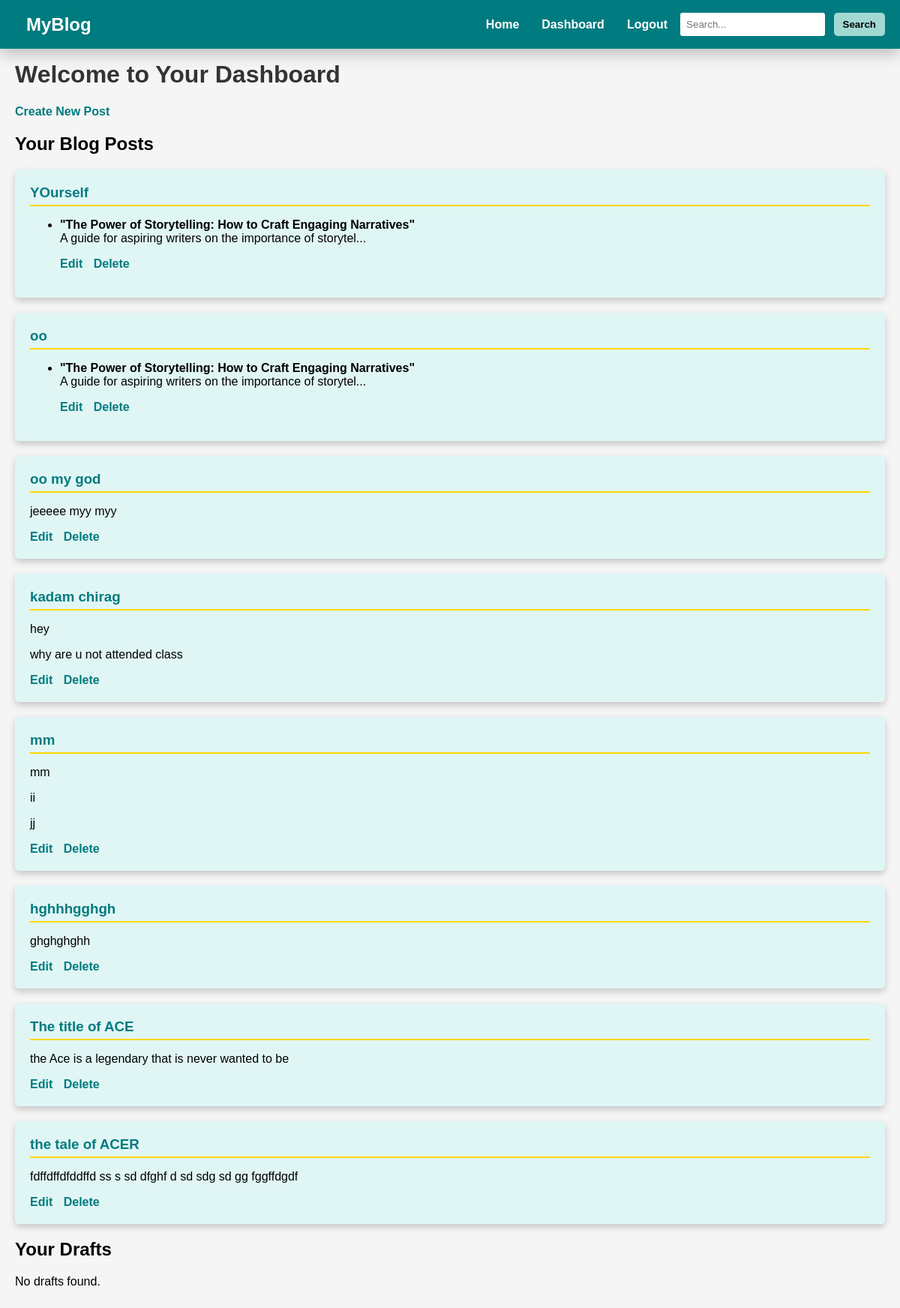
The page /dashboard.php (signed in) on the database its author committed.
### tables this page shows
CREATE TABLE `posts` (
  `id` int(11) NOT NULL,
  `user_id` int(11) NOT NULL,
  `title` varchar(255) NOT NULL,
  `content` text NOT NULL,
  `tags` varchar(255) NOT NULL,
  `created_at` datetime DEFAULT current_timestamp()
);

### dashboard.php (the view, shortened to what this page needs)
<?php
include('header.php');
include('config.php');
$user_id = $_SESSION['user_id'];
$stmt = $conn->prepare("
    SELECT * FROM posts
    WHERE user_id = :user_id
    AND id NOT IN (SELECT post_id FROM drafts WHERE user_id = :user_id)
");
$stmt->execute([':user_id' => $user_id]);
$posts = $stmt->fetchAll(PDO::FETCH_ASSOC);
$stmt = $conn->prepare("
    SELECT d.post_id, d.user_id, p.title, p.content
    FROM drafts d
    JOIN posts p ON d.post_id = p.id
    WHERE d.user_id = :user_id
");
$stmt->execute([':user_id' => $user_id]);
$drafts = $stmt->fetchAll(PDO::FETCH_ASSOC);
?>
<!DOCTYPE html>
<html lang="en">
<head>
    <link rel="stylesheet" href="style.css">
</head>
<body>
    <div class="container">
        <h1>Welcome to Your Dashboard</h1>
        <a href="create_post.php">Create New Post</a>
        <h2>Your Blog Posts</h2>
        <?php if (empty($posts)): ?>
            <p>No posts found. <a href="create_post.php">Create a new post!</a></p>
        <?php else: ?>
            <?php foreach ($posts as $post): ?>
                <div class="post">
                    <h3><?php echo htmlspecialchars($post['title']); ?></h3>
                    <p>
                        <?php
                        $content = $post['content'];
                        echo (strlen($content) > 150) ? (substr($content, 0, 150) . '...') : ($content);
                        ?>
                    </p>
                    <a href="edit_post.php?id=<?php echo $post['id']; ?>">Edit</a>
                    <a href="delete_post.php?id=<?php echo $post['id']; ?>" onclick="return confirm('Are you sure?')">Delete</a>
                </div>
            <?php endforeach; ?>
        <?php endif; ?>
        <h2>Your Drafts</h2>
        <?php if (empty($drafts)): ?>
            <p>No drafts found.
        <?php endif; ?>
    </div>
</body>
</html>

### style.css (style rules this page uses)
body { margin: 0; padding: 0; box-sizing: border-box; font-family: Arial, sans-serif; background-color: #f5f5f5; }
.container { padding: 20px; margin-top: 40px; }
h1 { color: #333; }
.post, .draft { background-color: #E0F6F5; border-radius: 5px; padding: 20px; margin-bottom: 20px; box-shadow: 0 4px 10px rgba(0, 0, 0, 0.2); transition: transform 0.3s; }
.post h3, .draft h3 { margin: 0; color: #007B7F; border-bottom: 2px solid #FFD700; padding-bottom: 5px; }
a { text-decoration: none; color: #007B7F; margin-right: 10px; font-weight: bold; }

### rows shown on the page
posts: title "YOurself", content "\"The Power of Storytelling: How to Craft Engaging Narratives\" A guide for aspiring writers on the importance of storytel"
posts: title "oo", content "\"The Power of Storytelling: How to Craft Engaging Narratives\" A guide for aspiring writers on the importance of storytel"
posts: title "oo my god", content "jeeeee myy myy"
posts: title "kadam chirag", content "hey why are u not attended class"
posts: title "mm", content "mm ii jj"
posts: title "hghhhgghgh", content "ghghghghh"
posts: title "The title of ACE", content "the Ace is a legendary that is never wanted to be"
posts: title "the tale of ACER", content "fdffdffdfddffd ss s sd dfghf d sd sdg sd gg fggffdgdf"
